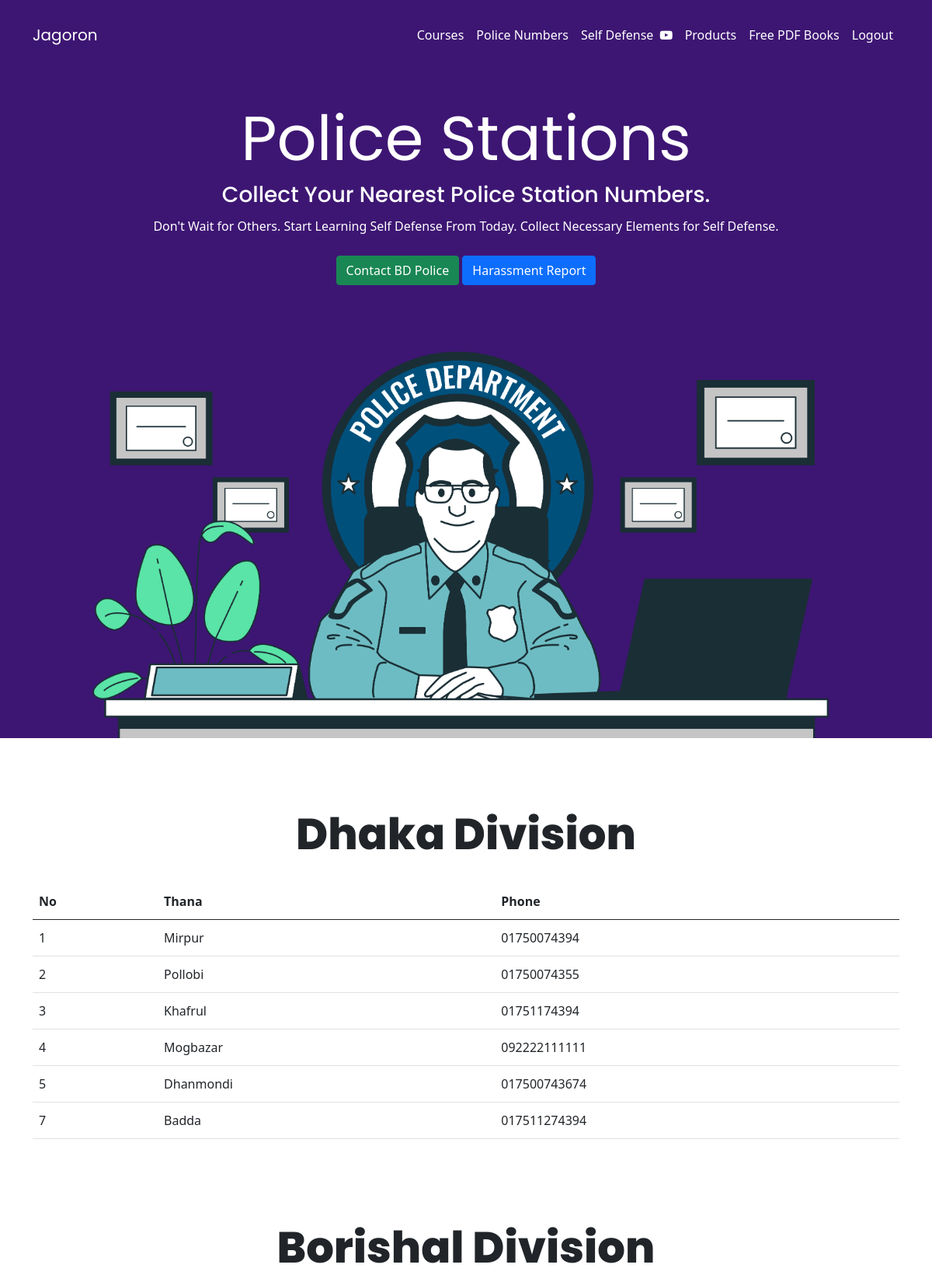
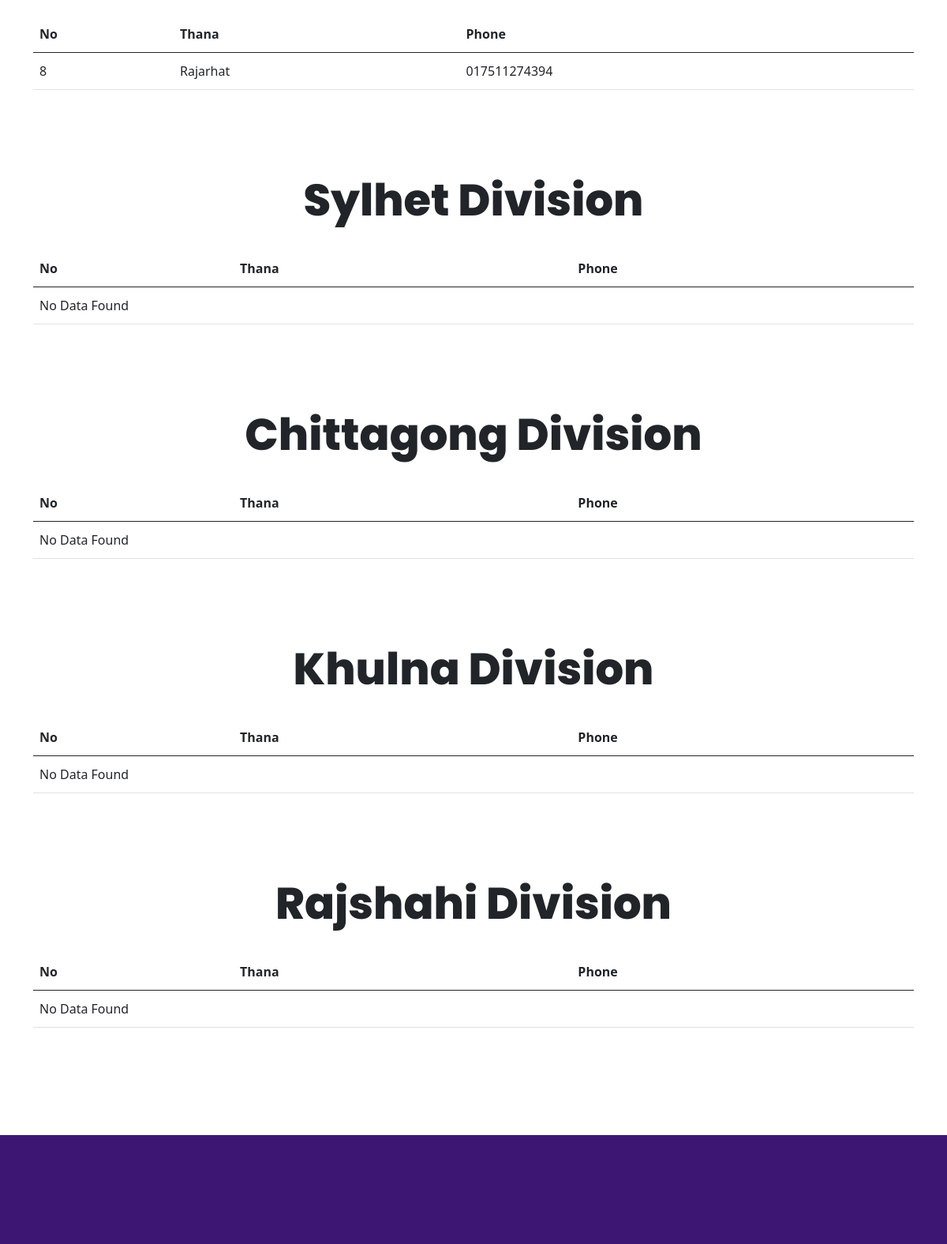
Page /policebd.php (upper part) on the committed database (2 pictures, top to bottom).
### tables this page shows
CREATE TABLE `Police_Station` (
  `sno` int(7) NOT NULL,
  `District` varchar(60) NOT NULL,
  `Thana` varchar(60) NOT NULL,
  `Phone` varchar(13) NOT NULL
);

### policebd.php (the view, shortened to what this page needs)
<!doctype html>
<html>
<head>
  <link rel="stylesheet" href="https://cdnjs.cloudflare.com/ajax/libs/font-awesome/4.7.0/css/font-awesome.min.css">
  <link href="https://cdn.jsdelivr.net/npm/bootstrap@5.0.2/dist/css/bootstrap.min.css" rel="stylesheet"
>
</head>
<body>
  <?php require 'partials/loggednav.php'?>
  <div class="container-fluid mycontain" style="background-color: #3D1673">
    <div class="row align-items-center text-center text-white">
      <div class="col-md-12 col-lg-12 col-12" style="line-height: 30px">
        <h1 class="display-1" style="font-family: Poppins, Arial; font-weight: 400; margin-top: 40px;">Police Stations</h1>
        <h3 style="font-family: Poppins, Arial; ">Collect Your Nearest Police Station Numbers.</h3>
        <p>Don't Wait for Others. Start Learning Self Defense From Today. Collect Necessary Elements for Self Defense.
        </p>
        <button type="button" style="margin-top: 7px;" onclick="document.getElementById('id01').style.display='block'"
          class="btn btn-success ">Contact BD Police</button>
        <a button type="button" style="margin-top: 7px;" class="btn btn-primary"
          href="harassmentComplaintForm.php">Harassment Report</a>
        <img src="Header3.png" width="100%" alt="header">
      </div>
    </div>
  </div>
  <main class="container">
    <div id="dhaka" style=" margin-top: 90px;">
      <div class="text-center mb-4 mt-4">
        <h2 class="display-4" style="font-family: Poppins, Arial ; font-weight: 800;">Dhaka Division</h2>
      </div>
      <div class="row" style="margin-top: 30px;">
        <div class="col-lg-12 col-md-12 col-12" style="line-height: 30px">
          <table class="table">
            <thead>
              <tr>
                <th scope="col">No</th>
                <th scope="col">Thana</th>
                <th scope="col">Phone</th>
              </tr>
            </thead>
            <tbody>
              <?php
               $host = 'localhost';
               $user = 'root';
               $pass = '';
               $db = 'jagoron';
               $mysqli = new mysqli($host,$user,$pass,$db) or die($mysqli->error);
               $sql1 = "SELECT sno, Thana, Phone FROM Police_Station WHERE District='Dhaka' ";
                $result1 = mysqli_query($mysqli, $sql1);
                  if ($result1->num_rows > 0):
              ?>
              <?php while($array=mysqli_fetch_row($result1)): ?>
              <tr>
                  <td><?php echo $array[0];?></td>
                  <td><?php echo $array[1];?></td>
                  <td><?php echo $array[2];?></td>
              </tr>
              <?php endwhile; ?>
              <?php else: ?>
              <tr>
                 <td colspan="3" rowspan="1" headers="">No Data Found</td>
              </tr>
              <?php endif; ?>
            </tbody>
          </table>
        </div>
      </div>
    </div>
    <div id="borishal" style=" margin-top: 90px;">
      <div class="text-center mb-4 mt-4">
        <h2 class="display-4" style="font-family: Poppins, Arial ; font-weight: 800;">Borishal Division</h2>
      </div>
      <div class="row" style="margin-top: 30px;">
        <div class="col-lg-12 col-md-12 col-12" style="line-height: 30px">
        <table class="table">
            <thead>
              <tr>
                <th scope="col">No</th>
                <th scope="col">Thana</th>
                <th scope="col">Phone</th>
              </tr>
            </thead>
            <tbody>
              <?php
               $host = 'localhost';
               $user = 'root';
               $pass = '';
               $db = 'jagoron';
               $mysqli = new mysqli($host,$user,$pass,$db) or die($mysqli->error);
               $sql2 = "SELECT sno, Thana, Phone FROM Police_Station WHERE District='Borishal' ";
                $result2 = mysqli_query($mysqli, $sql2);
                  if ($result2->num_rows > 0):
              ?>
              <?php while($array=mysqli_fetch_row($result2)): ?>
              <tr>
                  <td><?php echo $array[0];?></td>
                  <td><?php echo $array[1];?></td>
                  <td><?php echo $array[2];?></td>
              </tr>
              <?php endwhile; ?>
              <?php else: ?>
              <tr>
                 <td colspan="3" rowspan="1" headers="">No Data Found</td>
              </tr>
              <?php endif; ?>
            </tbody>
          </table>
        </div>
      </div>
    </div>
    <div id="sylhet" style=" margin-top: 90px;">
      <div class="text-center mb-4 mt-4">
        <h2 class="display-4" style="font-family: Poppins, Arial ; font-weight: 800;">Sylhet Division</h2>
      </div>
      <div class="row" style="margin-top: 30px;">
        <div class="col-lg-12 col-md-12 col-12" style="line-height: 30px">
        <table class="table">
            <thead>
              <tr>
                <th scope="col">No</th>
                <th scope="col">Thana</th>
                <th scope="col">Phone</th>
              </tr>
            </thead>
            <tbody>
              <?php
               $host = 'localhost';
               $user = 'root';
               $pass = '';
               $db = 'jagoron';
               $mysqli = new mysqli($host,$user,$pass,$db) or die($mysqli->error);
               $sql3 = "SELECT sno, Thana, Phone FROM Police_Station WHERE District='Sylhet' ";
                $result3 = mysqli_query($mysqli, $sql3);
                  if ($result3->num_rows > 0):
              ?>
              <?php while($array=mysqli_fetch_row($result3)): ?>
              <tr>
                  <td><?php echo $array[0];?></td>
                  <td><?php echo $array[1];?></td>
                  <td><?php echo $array[2];?></td>
              </tr>
              <?php endwhile; ?>
              <?php else: ?>
              <tr>
                 <td colspan="3" rowspan="1" headers="">No Data Found</td>
              </tr>
              <?php endif; ?>
            </tbody>
          </table>
        </div>
      </div>
    </div>
    <div id="chittagong" style=" margin-top: 90px;">
      <div class="text-center mb-4 mt-4">
        <h2 class="display-4" style="font-family: Poppins, Arial ; font-weight: 800;">Chittagong Division</h2>
      </div>
      <div class="row" style="margin-top: 30px;">
        <div class="col-lg-12 col-md-12 col-12" style="line-height: 30px">
        <table class="table">
            <thead>
              <tr>
                <th scope="col">No</th>
                <th scope="col">Thana</th>
                <th scope="col">Phone</th>
              </tr>
            </thead>
            <tbody>
              <?php
               $host = 'localhost';
               $user = 'root';
               $pass = '';
               $db = 'jagoron';
               $mysqli = new mysqli($host,$user,$pass,$db) or die($mysqli->error);
               $sql4 = "SELECT sno, Thana, Phone FROM Police_Station WHERE District='Chittagong' ";
                $result4 = mysqli_query($mysqli, $sql4);
                  if ($result4->num_rows > 0):
              ?>
              <?php while($array=mysqli_fetch_row($result4)): ?>
              <tr>
                  <td><?php echo $array[0];?></td>
                  <td><?php echo $array[1];?></td>
                  <td><?php echo $array[2];?></td>
              </tr>
              <?php endwhile; ?>
              <?php else: ?>
              <tr>
                 <td colspan="3" rowspan="1" headers="">No Data Found</td>
              </tr>
              <?php endif; ?>
            </tbody>
          </table>
        </div>
      </div>
    </div>
    <div id="Khulna" style=" margin-top: 90px;">
      <div class="text-center mb-4 mt-4">
        <h2 class="display-4" style="font-family: Poppins, Arial ; font-weight: 800;">Khulna Division</h2>
      </div>
      <div class="row" style="margin-top: 30px;">
        <div class="col-lg-12 col-md-12 col-12" style="line-height: 30px">
        <table class="table">
            <thead>
              <tr>
                <th scope="col">No</th>
                <th scope="col">Thana</th>
                <th scope="col">Phone</th>
              </tr>
            </thead>
            <tbody>
              <?php
               $host = 'localhost';
               $user = 'root';
               $pass = '';
               $db = 'jagoron';
               $mysqli = new mysqli($host,$user,$pass,$db) or die($mysqli->error);
               $sql4 = "SELECT sno, Thana, Phone FROM Police_Station WHERE District='Khulna' ";
                $result4 = mysqli_query($mysqli, $sql4);
                  if ($result4->num_rows > 0):
              ?>
              <?php while($array=mysqli_fetch_row($result4)): ?>
              <tr>
                  <td><?php echo $array[0];?></td>
                  <td><?php echo $array[1];?></td>
                  <td><?php echo $array[2];?></td>
              </tr>
              <?php endwhile; ?>
              <?php else: ?>
              <tr>
                 <td colspan="3" rowspan="1" headers="">No Data Found</td>
              </tr>
              <?php endif; ?>
            </tbody>
          </table>
        </div>
      </div>
    </div>
    <div id="Rajshahi" style=" margin-top: 90px;">
      <div class="text-center mb-4 mt-4">
        <h2 class="display-4" style="font-family: Poppins, Arial ; font-weight: 800;">Rajshahi Division</h2>
      </div>
      <div class="row" style="margin-top: 30px;">
        <div class="col-lg-12 col-md-12 col-12" style="line-height: 30px">
        <table class="table">
            <thead>
              <tr>
                <th scope="col">No</th>
                <th scope="col">Thana</th>
                <th scope="col">Phone</th>
              </tr>
            </thead>
            <tbody>
              <?php
               $host = 'localhost';
               $user = 'root';
               $pass = '';
               $db = 'jagoron';
               $mysqli = new mysqli($host,$user,$pass,$db) or die($mysqli->error);
               $sql5 = "SELECT sno, Thana, Phone FROM Police_Station WHERE District='Rajshahi' ";
                $result5 = mysqli_query($mysqli, $sql5);
                  if ($result5->num_rows > 0):
              ?>
              <?php while($array=mysqli_fetch_row($result5)): ?>
              <tr>
                  <td><?php echo $array[0];?></td>
                  <td><?php echo $array[1];?></td>
                  <td><?php echo $array[2];?></td>
              </tr>
              <?php endwhile; ?>
              <?php else: ?>
              <tr>
                 <td colspan="3" rowspan="1" headers="">No Data Found</td>
              </tr>
              <?php endif; ?>
            </tbody>
          </table>
        </div>
      </div>
    </div>
  </main>
</body>
<div style="background-color: #3D1673; padding: 20px; margin-top: 120px;">
  </div>
  </html>

### policebd.php (style rules this page uses)
html { scroll-behavior: smooth; }
body { background-color: #ffffff; }

### rows in the picture
police_station: sno "1", Thana "Mirpur", Phone "01750074394"
police_station: sno "2", Thana "Pollobi", Phone "01750074355"
police_station: sno "3", Thana "Khafrul", Phone "01751174394"
police_station: sno "4", Thana "Mogbazar", Phone "092222111111"
police_station: sno "5", Thana "Dhanmondi", Phone "017500743674"
police_station: sno "7", Thana "Badda", Phone "017511274394"
police_station: sno "8", Thana "Rajarhat", Phone "017511274394"
